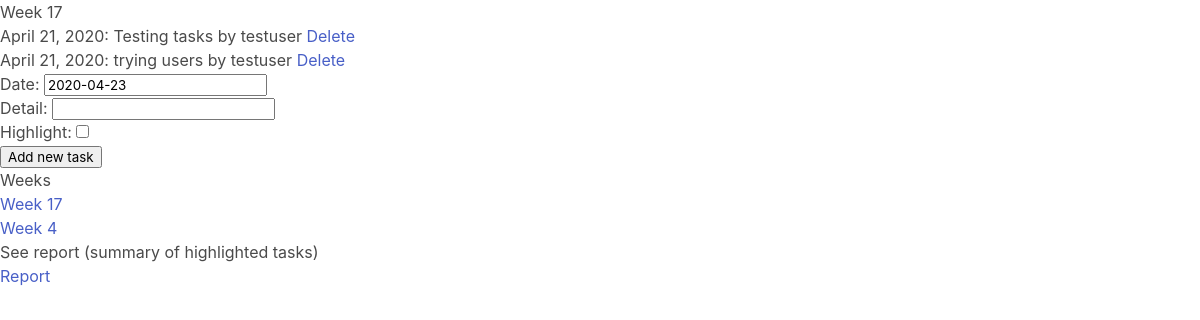
The page /current_week/ (signed in) on the database as committed earlier.
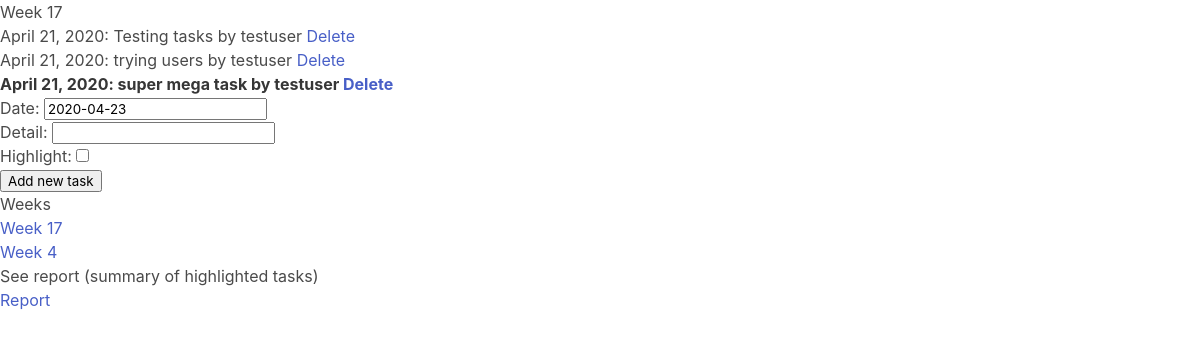
The same page on the database as committed later.
### upweekly/models.py (models this page shows, shortened)
class CompletedTask(models.Model):
    date = models.DateField(default=timezone.now())
    detail = models.CharField(max_length = 255)
    highlight =  models.BooleanField(default=False)
    user = models.ForeignKey(get_user_model(), on_delete=models.CASCADE,)
    test = False
    def get_all_yearweeks(request):
        weeks2years = {}
        weeks = []
        years = []
        for task in CompletedTask.objects.all():
            if task.user == request.user:
                date_object = CompletedTask._meta.get_field('date')
                date_value = date_object.value_from_object(task)
                week = date_object.to_python(date_value).isocalendar()[1]
                year = date_object.to_python(date_value).isocalendar()[0]
                if week in weeks:
                    next
                weeks.append(int(week))
                years.append(int(year))
        weeks2years = dict(zip(weeks, years))
        print(weeks2years)
        return weeks2years

### users/models.py (models this page shows)
class CustomUser(AbstractUser):
    pass

### upweekly/views.py (the view)
# urls.py: path('current_week/', CurrentWeekView.as_view(), name='current_week'),
class CurrentWeekView(WeekView):
    week = str(timezone.now().isocalendar()[1])
    year = timezone.now().isocalendar()[0]
    success_url = reverse_lazy('current_week')

### upweekly/views.py (called while the page is built)
    def test_func(self):
        return True

    def get_context_data(self, **kwargs):
        week = self.get_week()
        week = str(week)
        context = super(WeekView, self).get_context_data(**kwargs)
        context.update({'week': week})
        worked_yearweeks = CompletedTask.get_all_yearweeks(self.request)
        context.update({'worked_yearweeks': worked_yearweeks})
        return context

### templates/week.html (shortened to what this page needs)
{% extends 'base.html' %}
{% block content %}
<h1>Week {{ week }}</h1>
<ul>
   {% for task in object_list %}
      {% if week == task.date|date:"W" and user == task.user %}
         {% if task.highlight and user == task.user %}
            <strong>
         {% endif %}
         <li>
            {{ task.date }}: {{ task.detail }} by {{ task.user.username }}
            <a href="{% url 'delete_task' task.id %}">Delete</a>
         </li>
         {% if task.highlight and user == task.user %}
            </strong>
         {% endif %}
      {% endif %}
   {% endfor %}
   <li>
      <form method="post">
         {{ form.as_p }}
         <button type="submit">Add new task</button>
      </form>
   </li>
</ul>
<h2>Weeks</h2>
<ul>
   {% for week, year in worked_yearweeks.items %}
         <li><a href="{% url 'week' year=year week=week %}">Week {{ week }}</a></li>
    {% endfor %}
</ul>
<p>See report (summary of highlighted tasks)<p>
<a href="{% url 'report' %}">Report</a>
{% endblock content %}

### templates/base.html (shortened to what this page needs)
<!doctype html>
<html>
   <head>
      <link rel="stylesheet" href="https://cdn.jsdelivr.net/npm/bulma@0.8.2/css/bulma.min.css">
   </head>
   <body>
{% block content %}
{% endblock content %}
   </body>
</html>

Rows that differ between the two databases and show on the page:
added CompletedTask: date "April 21, 2020", detail "super mega task", user.username "testuser"
